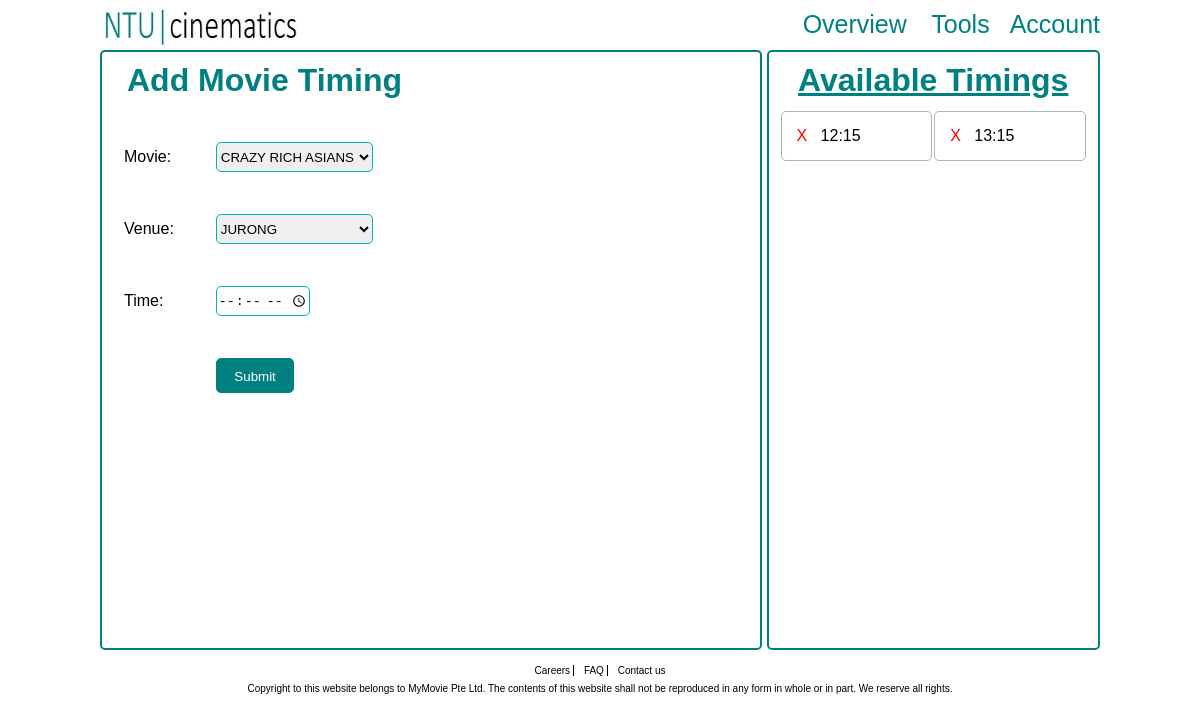
The app's page /admintools.php, older data.
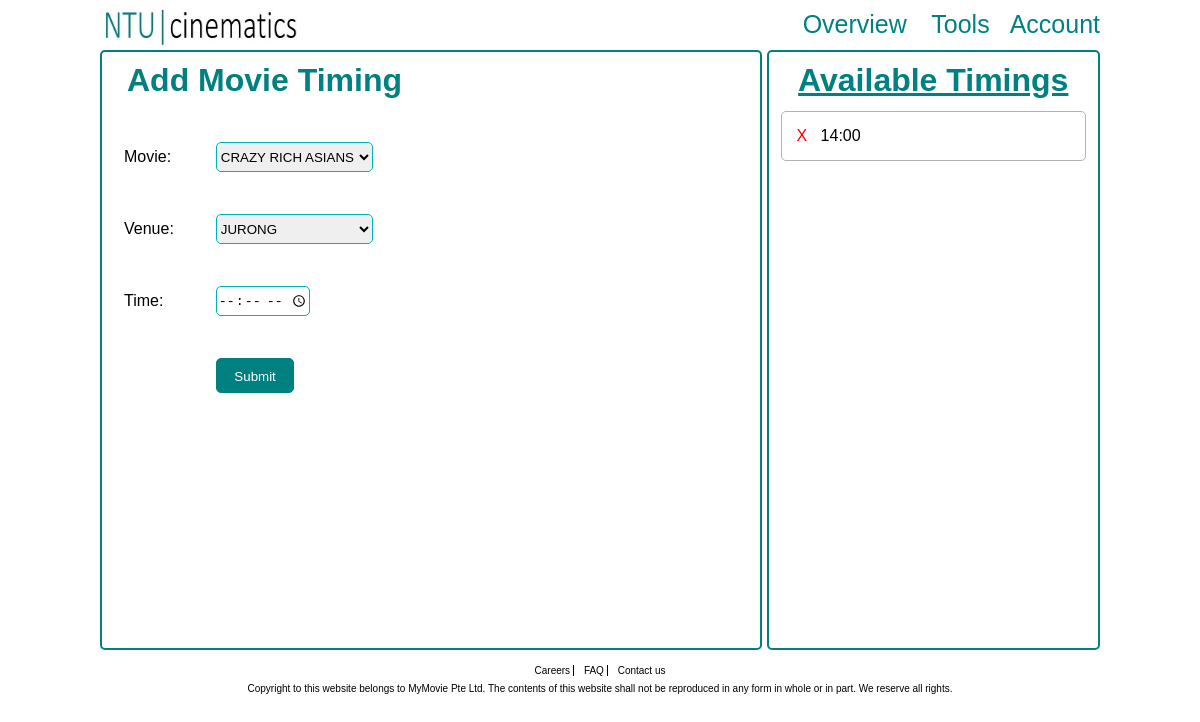
The same page, newer data.
### tables this page shows
CREATE TABLE `loc_address` (
  `MOVIE_ID` text NOT NULL,
  `MOVIE_NAME` text NOT NULL,
  `CINEMA_ID` text NOT NULL,
  `CINEMA` text NOT NULL,
  `DAY` text NOT NULL,
  `TIME` text NOT NULL,
  `TIMESTAMP` text NOT NULL,
  `UNIQUE_ID` text NOT NULL
);

### admintools.php (the view, shortened to what this page needs)
<!DOCTYPE html>
<html>
<head>
	<link rel="stylesheet" type="text/css" href="./css/ee4717.css">
	<?php
		$servername="localhost";
		$dbusername="myuser";
		$dbpassword="xxxx";
		$dbname="ntucinematics";
		$conn = mysqli_connect($servername, $dbusername, $dbpassword, $dbname);
	?>
</head>
<body>
	<div class="clearfix">
		<header>
			<img src="./img/logo.jpg" style="width:80%;height:100%;">
		</header>
		<nav style="text-align:right;padding-right:0px">
			<a href="./adminoverview.php" class="menu">Overview</a>
			<a href="./admintools.php" class="menu">Tools</a>
			<span class="account-box" style="float:right;">
				<?php
					if (isset($_SESSION["useraccount"])){
						$useraccount= json_decode($_SESSION["useraccount"])[0];
						echo "	<span id='account' class='menu' style='padding-right:0px;'>
									<a>".strtoupper($useraccount->name)."</a>
								</span>
								<span id='account-option' class='account-option' style='width:100%;text-align: center;''>
									<a href='./logout.php'>Logout</a>
								</span>	";
					}else{
						echo"	<span id='account' class='menu' style='padding-right:0px'>
									Account
								</span>
								<span id='account-option' class='account-option' style='width:100%;text-align: center;''>
									<a href='./login.php'>Login</a>
									<a href='./register.php'>Register</a>
								</span>	";
					}
				?>
			</span>
		</nav>
	</div>
	<div class="two-third" style="width:66.16%;margin-right:0.5%;height:600px;border:solid #008080 2px;border-radius:5px">
		<h1 style="margin-left:25px;margin-top:10px;color:#008080;position:relative">Add Movie Timing</h1>
			<table cellpadding="20px" border="0">
				<tr>
					<td>
						Movie:
					</td>
					<td>
						<select id="movieID" class="teal-input" onchange="location.href=this.value;" style="height:30px;width:100%;">
							<option value=<?php echo "'".$_SERVER['PHP_SELF']."?movieID=001'" ?> >
								CRAZY RICH ASIANS
							</option>
						</select>
					</td>
				</tr>
				<tr>
					<td>
						Venue:
					</td>
					<td>
						<select id="cinemaID" class="teal-input" onchange="location.href=this.value;" style="height:30px;width:100%;">
							<option value=<?php echo "'".$_SERVER['PHP_SELF']."?cinemaID=001'" ?> >
								JURONG
							</option>
						</select>
					</td>
				</tr>
				<form method="POST" action="./admintools.php">
					<tr>
						<td>
							Time:
						</td>
						<td>
							<input type="time" name="timestamp" class="teal-input" step="900" style="height:30px;width:60%">
						</td>
					</tr>
					<tr>
						<td></td>
						<td>
							<input type="submit" class="teal-button" value="Submit" style="height:35px;width:50%">
						</td>
					</tr>
				</form>
			</table>
	</div>
	<div class="one-third" style="height:600px;border:solid #008080 2px;border-radius:5px">
		<center>
			<h1 style="margin:0px;margin-top:10px;color:#008080;position:relative;text-decoration:underline;">Available Timings
			</h1>
		</center>
			<table cellpadding="15px" style="padding:10px;width:100%">
				<?php
					$query="select * from loc_address where movie_id='".$_SESSION["movieID"]."' and cinema_id='".$_SESSION["cinemaID"]."' and day='002' order by timestamp asc";
					$result=$conn->query($query);
					echo "<tr>";
					foreach ($result as $key => $value) {
						echo "<td style='border:solid 1px #b3b3b3;border-radius:5px'><a style='color:red;text-decoration:none' href='".$_SERVER['PHP_SELF']."?movieID=".$value["MOVIE_ID"]."&cinemaID=".$value["CINEMA_ID"]."&time=".$value["TIME"]."'>X<a> &nbsp ".$value["TIMESTAMP"]."</td>";
					}
					echo "</tr>";
				?>
			</table>
	</div>
</body>
<footer>
	<center>
		<label style="border-right:1px solid black;margin-right:10px">
			Careers
		</label>
		<label style="border-right:1px solid black;margin-right:10px">
			FAQ
		</label>
		<label>
			Contact us
		</label>
		<br>
		<label>
			Copyright to this website belongs to MyMovie Pte Ltd. The contents of this website shall not be reproduced in any form in whole or in part. We reserve all rights.
		</label>
	</center>
</footer>
</html>

Row changes from the older to the newer data that the page shows:
removed loc_address: TIMESTAMP "12:15"
removed loc_address: TIMESTAMP "13:15"
added loc_address: TIMESTAMP "14:00"
